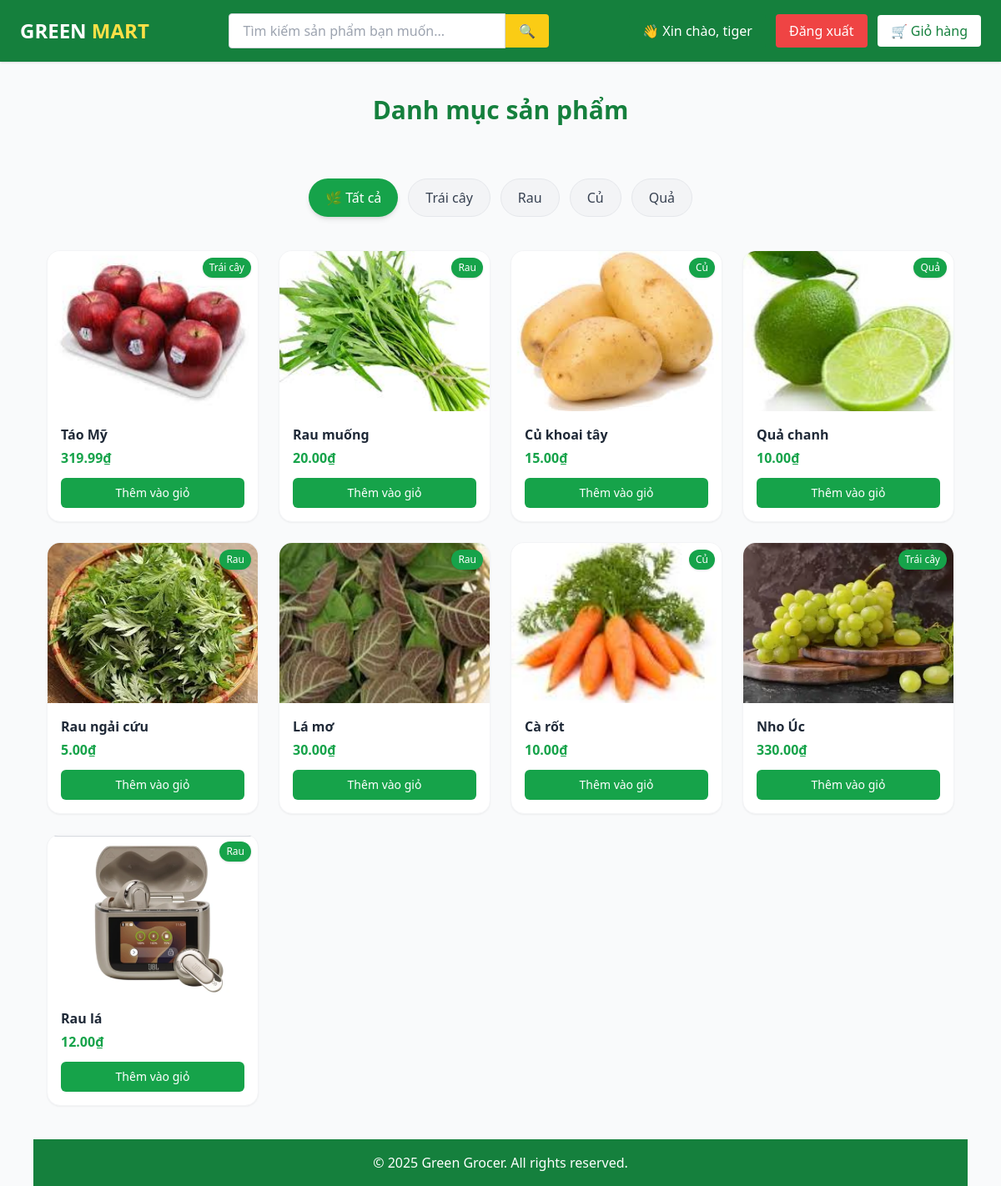
/productPage/ (signed in), run on the app's committed database.
### app/models.py (models this page shows, shortened)
class Category(models.Model):
    name = models.CharField(max_length=100, unique=True)   # Rau, Củ, Quả, Trái Cây, Nấm, ...
    slug = models.SlugField(max_length=100, blank=True)

class Product(models.Model):
    UNIT_CHOICES = [
        ("kg", "Kilogram"),
        ("gr", "Gram"),
        ("bó", "Bó"),
        ("túi", "Túi"),
        ("quả", "Quả"),
    ]
    STATUS_CHOICES = [
        ("available", "Còn hàng"),
        ("out_of_stock", "Hết hàng"),
        ("hidden", "Ẩn"),
    ]
    name = models.CharField(max_length=200)
    slug = models.SlugField(max_length=200, unique=True, blank = True)
    category = models.ForeignKey(Category, on_delete=models.CASCADE, related_name="products")
    description = models.TextField(blank=True, null=True)
    price = models.DecimalField(max_digits=10, decimal_places=2)
    unit = models.CharField(max_length=20, choices=UNIT_CHOICES, default="kg")
    stock = models.PositiveIntegerField(default=0)  # số lượng tồn kho
    status = models.CharField(max_length=20, choices=STATUS_CHOICES, default="available")
    origin = models.CharField(max_length=100, choices=Origin.choices, default=Origin.VIETNAM, blank=True, null=True)   # Việt Nam, Úc, Mỹ...
    image = models.ImageField(upload_to="products/", blank=True, null=True)
    is_featured = models.BooleanField(default=False)   # Sản phẩm nổi bật
    created_at = models.DateTimeField(auto_now_add=True)
    updated_at = models.DateTimeField(auto_now=True)
    user = models.ForeignKey(User, on_delete=models.CASCADE, blank= True, null=True)

### app/views.py (the view)
# urls.py: path("productPage/", views.productPage, name="productPage"),
def productPage(request):
    categories = Category.objects.all()
    products = Product.objects.filter(
    status="available"
)
    if request.user.is_authenticated:
        order, created = Order.objects.get_or_create(customer=request.user, complete=False)
    else:
        if not request.session.session_key:
            request.session.create()
        session_key = request.session.session_key
        order, created = Order.objects.get_or_create(transaction_id=session_key, complete=False)
    cartItems = order.get_cart_items if order else 0
    return render(request, "productPage.html",{"categories":categories, "products":products,"items":cartItems})

### app/models.py (called while the page is built)
    @property
    def get_cart_items(self):
        orderitems = self.orderitem_set.all()
        total = sum([item.quantity for item in orderitems])
        return total

### app/templates/productPage.html (shortened to what this page needs)
<!DOCTYPE html>
<html lang="vi">
<head>
  <script src="https://cdn.tailwindcss.com"></script>
</head>
<body class="bg-gray-50 text-gray-800">
  <nav class="bg-green-700 text-white px-6 py-4 flex justify-between items-center left-0 w-full shadow z-50">
  <a href="{% url 'home' %}" class="text-2xl font-bold">
    GREEN <span class="text-yellow-300">MART</span>
  </a>
  <form action="{% url 'search' %}" method="get" class="hidden md:flex items-center mx-6 w-1/3">
    <input
      type="text"
      name="q"
      placeholder="Tìm kiếm sản phẩm bạn muốn..."
      class="w-full px-4 py-2 rounded-l border border-gray-300 text-black focus:outline-none"
    >
    <button type="submit" class="bg-yellow-400 text-black px-4 py-2 rounded-r hover:bg-yellow-300">
      🔍
    </button>
  </form>
  <div class="flex items-center gap-3">
  {% if request.user.is_authenticated %}
    <div class="bg-green-700 text-white px-4 py-2 rounded">
      👋 Xin chào, {{ request.user.username }}
    </div>
    <a href="{% url 'logout' %}"
       class="bg-red-500 text-white px-4 py-2 rounded hover:bg-red-400">
      Đăng xuất
    </a>
  {% else %}
    <a href="{% url 'loginn' %}"
       class="bg-yellow-400 text-black px-4 py-2 rounded hover:bg-yellow-300">
      Đăng nhập
    </a>
  {% endif %}
  <div class="relative">
    <a href="{% url 'cart' %}"
       class="bg-white text-green-700 px-4 py-2 rounded hover:bg-gray-100 relative">
      🛒 Giỏ hàng
    </a>
  </div>
</div>
</nav>
  <section class="max-w-6xl mx-auto mt-10 px-4">
    <h2 class="text-3xl font-bold text-green-700 text-center mb-6">Danh mục sản phẩm</h2>
  <div class="max-w-7xl mx-auto py-10 px-4">
  <div class="flex flex-wrap justify-center gap-3 mb-10">
    <button class="category-btn bg-green-600 text-white px-5 py-2.5 rounded-full font-medium shadow-md hover:bg-green-700 transition" data-category="all">
      🌿 Tất cả
    </button>
    {% for cat in categories %}
    <button class="category-btn bg-gray-100 text-gray-700 hover:bg-green-100 hover:text-green-700 px-5 py-2.5 rounded-full font-medium border border-gray-200 transition" data-category="{{ cat.slug }}">
      {{ cat.name }}
    </button>
    {% endfor %}
  </div>
  <div id="product-list" class="grid grid-cols-2 md:grid-cols-3 lg:grid-cols-4 gap-6">
    {% for product in products %}
    <div class="product-card group bg-white rounded-2xl shadow-sm hover:shadow-lg transition-all duration-300 overflow-hidden border border-gray-100" data-category="{{ product.category.slug }}">
      <a href="{% url 'detail' product.slug%}">
      <div class="relative">
        <img src="{{ product.image.url }}" class="w-full h-48 object-cover transition-transform duration-500 group-hover:scale-105">
        <span class="absolute top-2 right-2 bg-green-600 text-white text-xs px-2 py-1 rounded-full shadow">
          {{ product.category.name }}
        </span>
      </div>
      <div class="p-4">
        <h2 class="text-gray-800 font-semibold text-base group-hover:text-green-700 transition">{{ product.name }}</h2>
        <p class="text-green-600 font-bold mt-1">{{ product.price }}₫</p></a>
        <form method="post" action="{% url 'add_to_cart' product.slug %}">
          <button class="mt-3 w-full bg-green-600 hover:bg-green-700 text-white text-sm font-medium py-2 rounded-md transition">
            Thêm vào giỏ
          </button>
        </form>
      </div>
    </div>
    {% endfor %}
<footer class="bg-green-700 text-white text-center p-4" >
    © 2025 Green Grocer. All rights reserved.
  </footer>
</body>
</html>

### data on the page
Category: name "Trái cây"
Category: name "Rau"
Category: name "Củ"
Category: name "Quả"
Product: image (picture), category.name "Trái cây", name "Táo Mỹ", price "319.99"
Product: image (picture), category.name "Rau", name "Rau muống", price "20.00"
Product: image (picture), category.name "Củ", name "Củ khoai tây", price "15.00"
Product: image (picture), category.name "Quả", name "Quả chanh", price "10.00"
Product: image (picture), category.name "Rau", name "Rau ngải cứu", price "5.00"
Product: image (picture), category.name "Rau", name "Lá mơ", price "30.00"
Product: image (picture), category.name "Củ", name "Cà rốt", price "10.00"
Product: image (picture), category.name "Trái cây", name "Nho Úc", price "330.00"
Product: image (picture), category.name "Rau", name "Rau lá", price "12.00"

### other printed values
{{ request.user.username }} "tiger"
